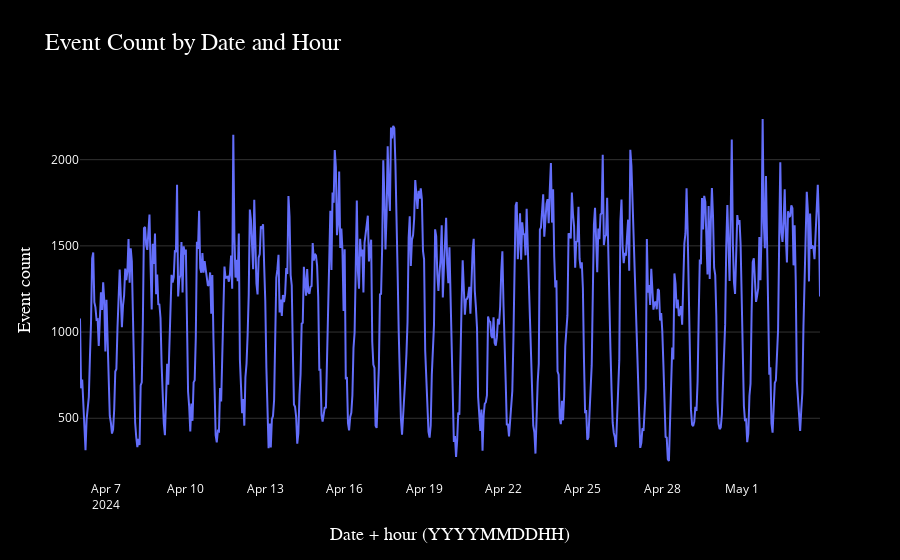

Source (notebook cell):
### Code cell
# set 'Date + hour (YYYYMMDDHH)' as a datetime object
df['Date + hour (YYYYMMDDHH)'] = pd.to_datetime(df['Date + hour (YYYYMMDDHH)'], format='%Y%m%d%H')

# Set 'Date + hour (YYYYMMDDHH)' as the index
df.set_index('Date + hour (YYYYMMDDHH)', inplace=True)


event_count_by_date = df.resample('h').sum()  


if 'Event count' in event_count_by_date.columns:
    fig = px.line(
        event_count_by_date,
        x=event_count_by_date.index,
        y='Event count',
        title='Event Count by Date and Hour',
        labels={'x': 'Date + Hour', 'y': 'Event Count'},
        markers=False,  
        line_shape='linear'  
    )
    
    
    fig.update_layout(
        title_font=dict(size=24, family='Arial, sans-serif'),  
        xaxis_title_font=dict(size=18, family='Arial, sans-serif'),  
        yaxis_title_font=dict(size=18, family='Arial, sans-serif'),  
        xaxis=dict(showgrid=False),  
        yaxis=dict(showgrid=True, gridcolor='rgba(255, 255, 255, 0.2)'),  
        plot_bgcolor='black',  
        paper_bgcolor='black',  
        font_color='white',  
        legend=dict(
            title='',
            font=dict(size=12),
            bgcolor='rgba(0, 0, 0, 0.7)',  
            bordercolor='white',
            borderwidth=1
        )
    )
    
    
    fig.show()
else:
    print("The 'Event count' column does not exist in the aggregated data.")

### Figure 1 — Plotly figure (JSON) as saved in the notebook; plotly's stock layout.template omitted (floating-point values rounded to 4 significant figures; data arrays with more than 128 entries replaced by an {"elided": "..."} marker saying what was removed)
{"data": [{"hovertemplate": "Date + hour (YYYYMMDDHH)=%{x}<br>Event count=%{y}<extra></extra>", "legendgroup": "", "line": {"color": "#636efa", "dash": "solid", "shape": "linear"}, "marker": {"symbol": "circle"}, "mode": "lines", "name": "", "orientation": "v", "showlegend": false, "type": "scatter", "x": {"elided": "672 str values"}, "xaxis": "x", "y": {"elided": "672 int values"}, "yaxis": "y"}], "layout": {"autosize": true, "font": {"color": "white"}, "legend": {"bgcolor": "rgba(0, 0, 0, 0.7)", "bordercolor": "white", "borderwidth": 1, "font": {"size": 12}, "title": {"text": ""}, "tracegroupgap": 0}, "paper_bgcolor": "black", "plot_bgcolor": "black", "title": {"font": {"family": "Arial, sans-serif", "size": 24}, "text": "Event Count by Date and Hour"}, "xaxis": {"anchor": "y", "autorange": true, "domain": [0, 1], "range": ["2024-04-06", "2024-05-03 23:00"], "showgrid": false, "title": {"font": {"family": "Arial, sans-serif", "size": 18}, "text": "Date + hour (YYYYMMDDHH)"}, "type": "date"}, "yaxis": {"anchor": "x", "autorange": true, "domain": [0, 1], "gridcolor": "rgba(255, 255, 255, 0.2)", "range": [141.8, 2346.0], "showgrid": true, "title": {"font": {"family": "Arial, sans-serif", "size": 18}, "text": "Event count"}, "type": "linear"}}}
